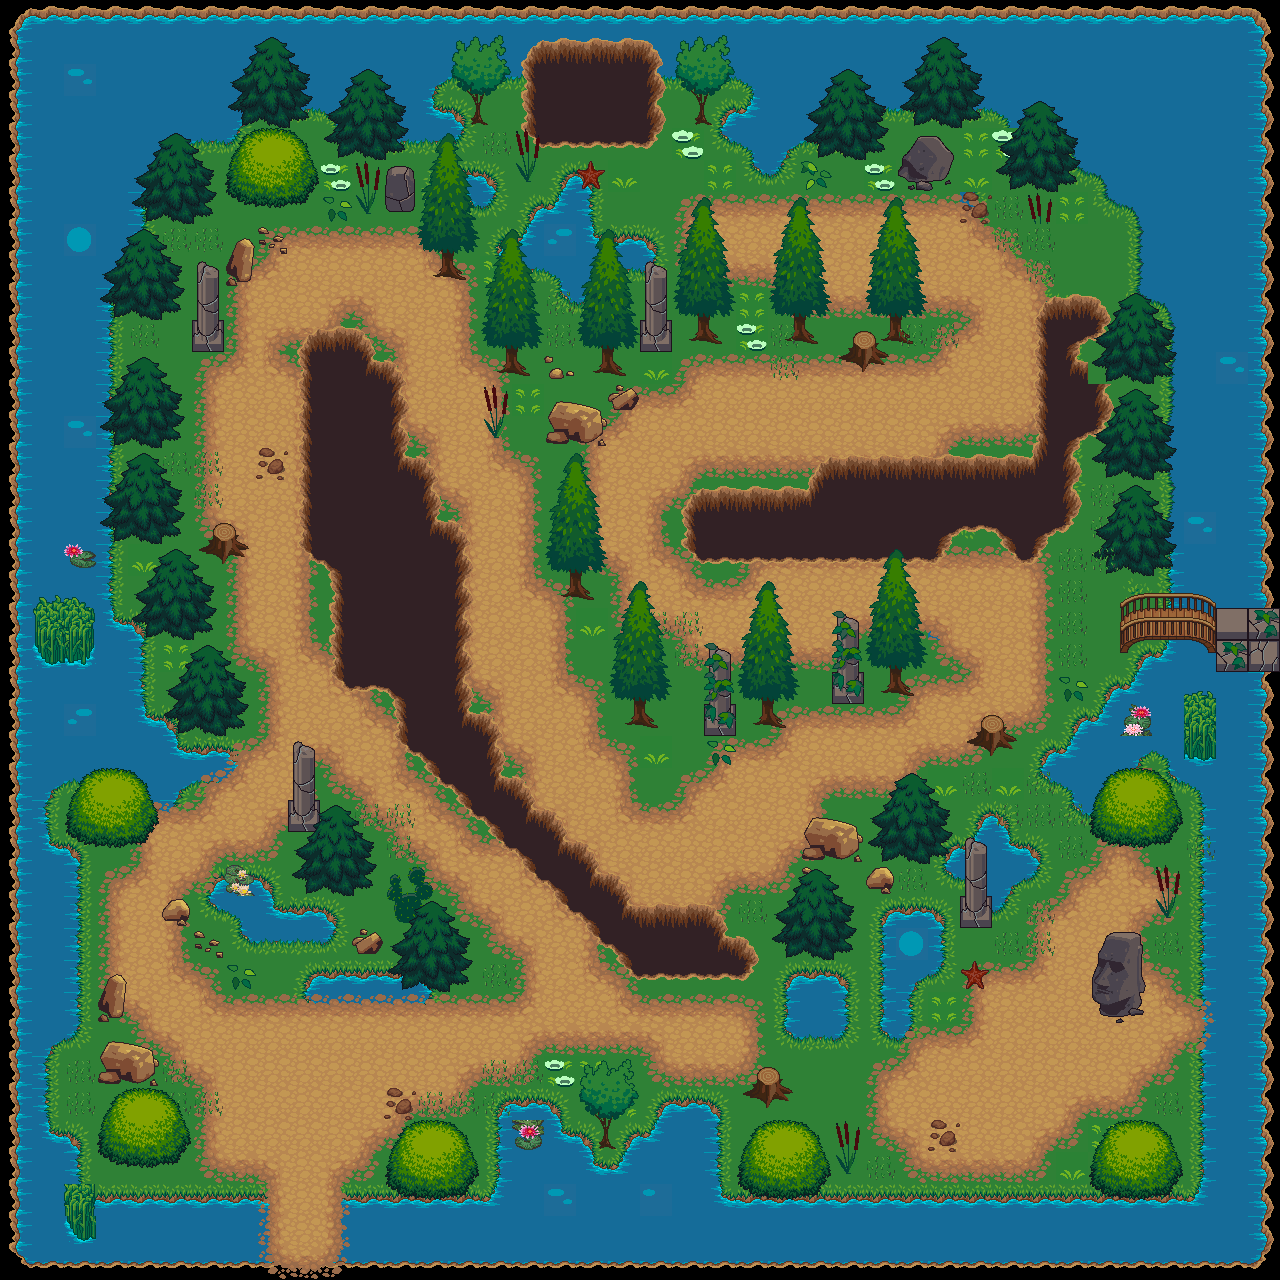

A level layout from a 2D game, rendered from its tile map. Below: a short description, then the map file with tile-grid data replaced by summaries:
An orthogonal 40x40 tile map with 32x32 px tiles, 6 tile layers (background, ground, road, hole, ...) and 217 objects.

<map version="1.4" tiledversion="1.4.3" orientation="orthogonal" renderorder="right-down" width="40" height="40" tilewidth="32" tileheight="32" infinite="0" nextlayerid="19" nextobjectid="275">
 <tileset firstgid="1" source="klipartz.com.tsx" />
 <layer id="1" name="background" width="40" height="40">
  <data>[1600 cells, 1444 non-empty, 1 distinct tile ids]</data>
 </layer>
 <layer id="7" name="ground" width="40" height="40">
  <data>[1600 cells, 1341 non-empty, 42 distinct tile ids]</data>
 </layer>
 <layer id="9" name="road" width="40" height="40">
  <data>[1600 cells, 583 non-empty, 19 distinct tile ids]</data>
 </layer>
 <layer id="10" name="hole" width="40" height="40">
  <data>[1600 cells, 271 non-empty, 23 distinct tile ids]</data>
 </layer>
 <layer id="13" name="decorations" width="40" height="40">
  <data>[1600 cells, 197 non-empty, 66 distinct tile ids]</data>
 </layer>
 <objectgroup id="15" name="exits">
  <object id="2" x="537.083" y="128.917" width="112" height="18.6667" />
  <object id="185" x="1241" y="598.667" width="15.6667" height="82" />
  <object id="186" x="253" y="1183" width="107.333" height="28" />
 </objectgroup>
 <objectgroup id="17" name="enemies">
  <object id="253" x="464" y="1041" width="28" height="24" />
  <object id="254" x="208" y="810" width="23" height="19" />
  <object id="255" x="265.333" y="528" width="21.3333" height="22.6667" />
  <object id="256" x="298.667" y="276" width="33.3333" height="24" />
  <object id="257" x="501.333" y="593.333" width="28" height="28" />
  <object id="258" x="676" y="828" width="32" height="29.3333" />
  <object id="259" x="924" y="710.667" width="30.6667" height="30.6667" />
  <object id="260" x="665.333" y="570.667" width="24" height="21.3333" />
  <object id="261" x="724" y="393.333" width="26.6667" height="28" />
  <object id="263" x="968" y="357.333" width="33.3333" height="25.3333" />
 </objectgroup>
 <objectgroup id="18" name="itemSpawnPoint">
  <object id="264" x="284.5" y="203" width="17.5" height="18" />
  <object id="265" x="214.667" y="610.667" width="16" height="16.6667" />
  <object id="266" x="154" y="822.667" width="18" height="22.6667" />
  <object id="267" x="1078.5" y="831" width="18.5" height="15.5" />
  <object id="268" x="910" y="337" width="20" height="23" />
  <object id="269" x="596" y="586" width="20" height="22" />
  <object id="270" x="752.5" y="904" width="17.5" height="18" />
  <object id="271" x="816.667" y="1106" width="14.6667" height="12.6667" />
  <object id="272" x="866" y="1155.33" width="18.6667" height="17.3333" />
 </objectgroup>
 <objectgroup id="16" name="collisions">
  <object id="3" x="235" y="136" width="72" height="65.5" />
  <object id="4" x="441.432" y="245.659" width="12.3182" height="33.0909" />
  <object id="5" x="506.5" y="344.25" width="10.75" height="29.5" />
  <object id="13" x="601.591" y="345.182" width="11.6364" height="33.3182" />
  <object id="14" x="640.5" y="320" width="31.5" height="31.75" />
  <object id="15" x="696.636" y="313" width="12.7727" height="27.7727" />
  <object id="17" x="794" y="316" width="10.75" height="25.25" />
  <object id="19" x="888.75" y="312.25" width="13.1667" height="29.0833" />
  <object id="20" x="901.75" y="137.75" width="47.25" height="49" />
  <object id="23" x="1010.92" y="138.917" width="57.6667" height="46.0833" />
  <object id="24" x="1082.72" y="91.6663" width="102.03" height="79.667" />
  <object id="25" x="1040" y="305.333" width="58" height="30.6667" />
  <object id="26" x="1045" y="325.333" width="28.6667" height="83.6667" />
  <object id="27" x="1038.67" y="365.667" width="66" height="59.6667" />
  <object id="28" x="1035" y="409" width="38" height="87" />
  <object id="29" x="982" y="464.333" width="91.6667" height="57.3333" />
  <object id="30" x="1000" y="514" width="41.3333" height="39.3333" />
  <object id="31" x="1054.67" y="417.333" width="33.3333" height="22.3333" />
  <object id="32" x="1039.67" y="517.333" width="24" height="16.3333" />
  <object id="33" x="899.333" y="474" width="97.3333" height="50.6667" />
  <object id="34" x="821.333" y="472.333" width="93.6667" height="45" />
  <object id="35" x="834.333" y="511" width="105" height="46.3333" />
  <object id="36" x="928.333" y="515.333" width="26.6667" height="18.6667" />
  <object id="37" x="773.333" y="495.333" width="69.6667" height="58" />
  <object id="38" x="796.333" y="486.667" width="44.3333" height="19.3333" />
  <object id="39" x="781.667" y="544.667" width="61.6667" height="16.6667" />
  <object id="40" x="704" y="490.333" width="81" height="70.3333" />
  <object id="41" x="688.333" y="498.333" width="31" height="59.6667" />
  <object id="43" x="761.333" y="696.5" width="12.0833" height="30.1667" />
  <object id="44" x="831.333" y="672.167" width="33.3333" height="32.25" />
  <object id="45" x="889.75" y="662.667" width="11.1666" height="32.0833" />
  <object id="46" x="885.167" y="822.333" width="50.9166" height="34.4167" />
  <object id="47" x="790.5" y="913.667" width="49.25" height="38.6667" />
  <object id="48" x="958.333" y="896.666" width="33.8333" height="29.5834" />
  <object id="49" x="402.167" y="951.667" width="57.25" height="35.1667" />
  <object id="50" x="317" y="850.25" width="43.5" height="33.5" />
  <object id="51" x="288.5" y="799.75" width="31" height="31.5" />
  <object id="52" x="177.5" y="691" width="60.5" height="37" />
  <object id="53" x="148" y="600" width="54" height="33" />
  <object id="54" x="123.75" y="502.5" width="50" height="32.5" />
  <object id="55" x="116" y="410.75" width="55" height="29.5" />
  <object id="56" x="191.25" y="319.455" width="33.25" height="33.0455" />
  <object id="57" x="113.25" y="270.75" width="61.75" height="43" />
  <object id="58" x="144.667" y="162.833" width="66.75" height="55.75" />
  <object id="59" x="235.75" y="64.25" width="72" height="63" />
  <object id="60" x="339.083" y="102.25" width="57.9167" height="49.0833" />
  <object id="61" x="475.372" y="93.9167" width="4.50758" height="30.3106" />
  <object id="62" x="699.326" y="97.0909" width="5.68182" height="27.8258" />
  <object id="63" x="85.5" y="796.917" width="58.8333" height="39.1667" />
  <object id="64" x="112.833" y="1110" width="60.8334" height="53.5" />
  <object id="65" x="399.917" y="1142" width="65.5833" height="49.4167" />
  <object id="67" x="603.5" y="1115.25" width="5.0682" height="33.9318" />
  <object id="68" x="751.75" y="1155" width="61.0833" height="31.1667" />
  <object id="69" x="1099.75" y="1156.75" width="68.75" height="34" />
  <object id="70" x="1097.75" y="978.25" width="47" height="36.75" />
  <object id="71" x="1091.75" y="981.5" width="9.75" height="24.25" />
  <object id="72" x="1109.17" y="795.833" width="58.3333" height="44.0833" />
  <object id="74" x="1108.18" y="521.841" width="56.2955" height="52.75" />
  <object id="76" x="1108.97" y="423.318" width="54.3182" height="53.5681" />
  <object id="78" x="1107.94" y="338.182" width="52.394" height="46.9697" />
  <object id="79" x="305" y="336" width="71.5" height="216" />
  <object id="80" x="366.5" y="365.5" width="33" height="133.5" />
  <object id="81" x="317" y="543" width="93.5" height="32.5" />
  <object id="82" x="333" y="564.5" width="73.5" height="119" />
  <object id="83" x="362.5" y="452.5" width="66" height="126.5" />
  <object id="84" x="406.5" y="520" width="55" height="211.5" />
  <object id="85" x="392" y="676" width="25.5" height="25.5" />
  <object id="86" x="408" y="712" width="68.5" height="52.5" />
  <object id="87" x="442" y="731" width="51" height="59.5" />
  <object id="88" x="475.5" y="781" width="45" height="43.5" />
  <object id="89" x="494" y="809" width="51.5" height="41" />
  <object id="90" x="526.5" y="828.5" width="39" height="47.5" />
  </objectgroup>
 <layer id="8" name="foreground" width="40" height="40">
  <data>[1600 cells, 266 non-empty, 38 distinct tile ids]</data>
 </layer>
</map>
<!-- 123 of 217 objects omitted -->
